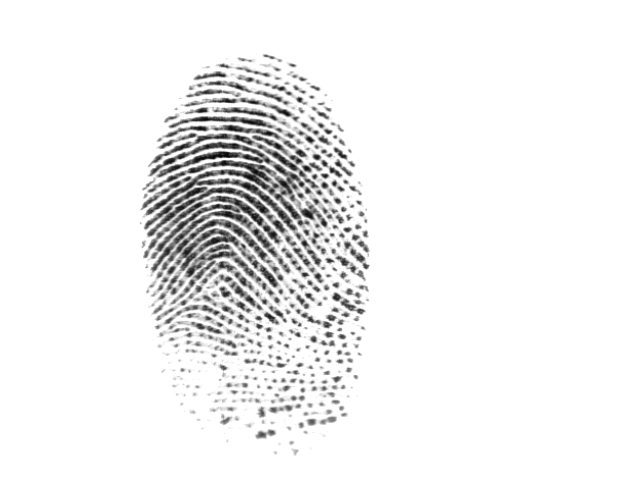
#> input picture dataset/101_6.tif, 640 x 480 px
$ python generate_hash.py ../dataset/101_6.tif
#> lines starting #> are read from the running program, lines starting #| are printed output that depends on the picture; after the words box and inside, x2 and y2 are one past the last pixel; in counts of white or black regions, pixels touching at a corner belong together
import cv2
import hashlib
import sys

def process_fingerprint(image_path):
#> called with image_path = '../dataset/101_6.tif'
    image = cv2.imread(image_path, cv2.IMREAD_GRAYSCALE)
#> image is the input picture: shape (480, 640); min 1, max 255, mean 240.1

    if image is None:
        raise ValueError(f"Image at {image_path} could not be loaded.")
    _, processed_image = cv2.threshold(image, 128, 255, cv2.THRESH_BINARY)
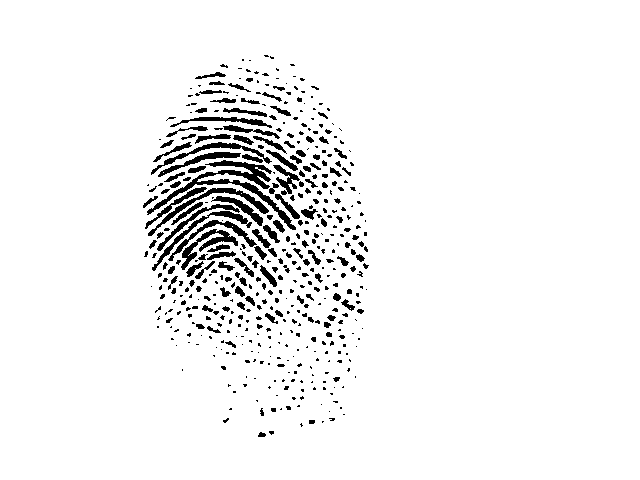
#> processed_image: shape (480, 640); 94.8% white; 470 black regions (315 under 20 px), largest, box (x1, y1, x2, y2) and area: (147, 160, 296, 230) 1562, (148, 188, 269, 236) 650, (181, 229, 238, 270) 572

    return processed_image

def extract_features(image):
    return image.tobytes()

def create_fingerprint_hash(fingerprint_data):
    return hashlib.sha256(fingerprint_data).hexdigest()

def generate_fingerprint_hash(image_path):
    try:
        processed_image = process_fingerprint(image_path)
        fingerprint_data = extract_features(processed_image)
        fingerprint_hash = create_fingerprint_hash(fingerprint_data)
        return fingerprint_hash
    except Exception as e:
        return str(e)

if __name__ == "__main__":
    if len(sys.argv) != 2:
        print("Usage: python generate_hash.py <image_path>")
        sys.exit(1)

    image_path = sys.argv[1]

    try:
        print(generate_fingerprint_hash(image_path))
    except Exception as e:
        print(f"Error: {e}")
        sys.exit(1)
